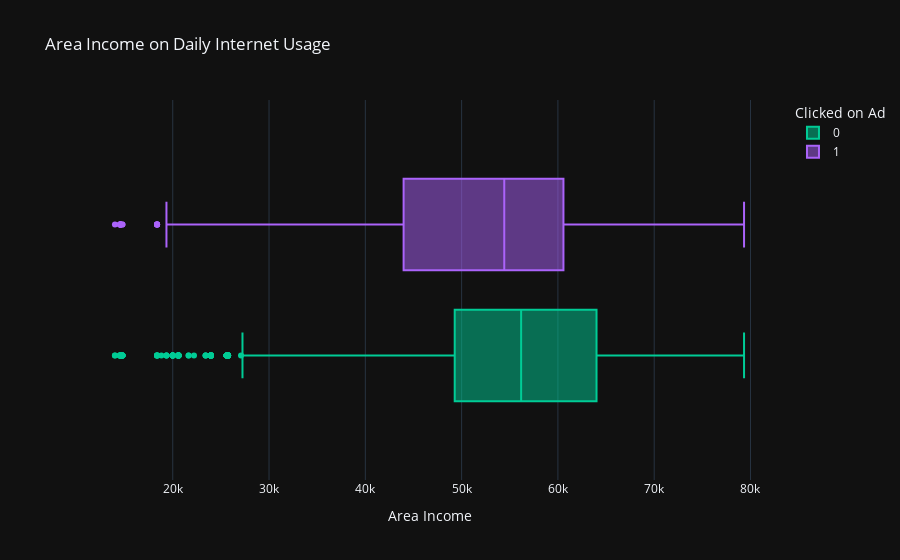

Notebook source saved alongside this figure:
### Code cell
hue_boxplot('Area Income')

### Figure 1 — Plotly figure (JSON) as saved in the notebook; plotly's stock layout.template omitted (floating-point values rounded to 4 significant figures; data arrays with more than 128 entries replaced by an {"elided": "..."} marker saying what was removed)
{"data": [{"alignmentgroup": "True", "hovertemplate": "Clicked on Ad=0<br>Area Income=%{x}<extra></extra>", "legendgroup": "0", "marker": {"color": "#00cc96"}, "name": "0", "notched": false, "offsetgroup": "0", "orientation": "h", "showlegend": true, "x": {"elided": "5083 float values"}, "x0": " ", "xaxis": "x", "y0": " ", "yaxis": "y", "type": "box", "quartilemethod": "exclusive"}, {"alignmentgroup": "True", "hovertemplate": "Clicked on Ad=1<br>Area Income=%{x}<extra></extra>", "legendgroup": "1", "marker": {"color": "#ab63fa"}, "name": "1", "notched": false, "offsetgroup": "1", "orientation": "h", "showlegend": true, "x": {"elided": "4917 float values"}, "x0": " ", "xaxis": "x", "y0": " ", "yaxis": "y", "type": "box", "quartilemethod": "exclusive"}], "layout": {"xaxis": {"anchor": "y", "domain": [0.0, 1.0], "title": {"text": "Area Income"}}, "yaxis": {"anchor": "x", "domain": [0.0, 1.0]}, "legend": {"title": {"text": "Clicked on Ad"}, "tracegroupgap": 0}, "title": {"text": "Area Income on Daily Internet Usage"}, "boxmode": "group"}}
